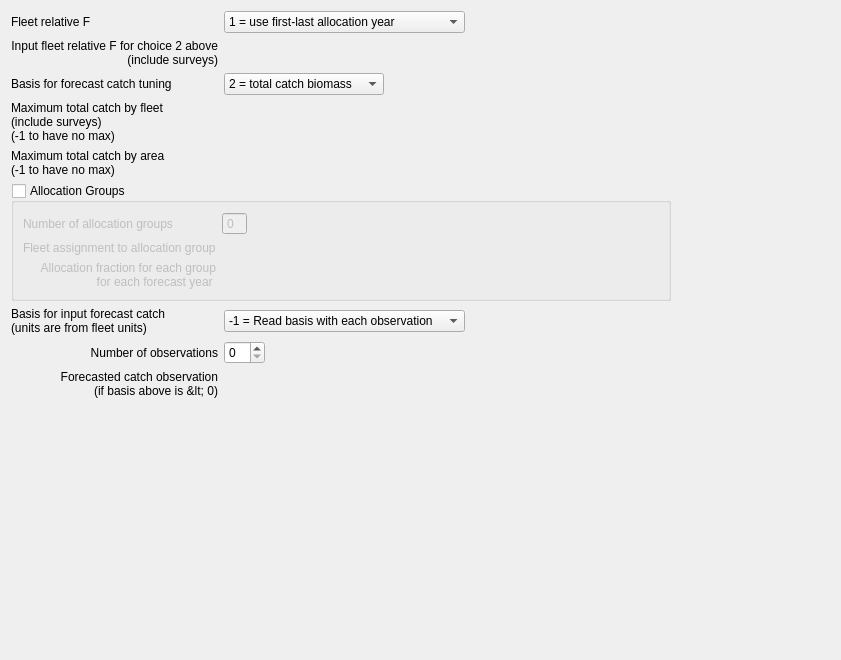
         <widget class="QWidget" name="scrollAreaWidgetContents_4">
          <property name="geometry">
           <rect>
            <x>0</x>
            <y>0</y>
            <width>841</width>
            <height>660</height>
           </rect>
          </property>
          <layout class="QVBoxLayout" name="verticalLayout_4">
           <item>
            <layout class="QGridLayout" name="gridLayout_fcast2">
             <item row="4" column="0">
              <widget class="QLabel" name="label_area_max">
               <property name="text">
                <string>Maximum total catch by area
(-1 to have no max) </string>
               </property>
              </widget>
             </item>
             <item row="8" column="0">
              <widget class="QLabel" name="label_input_catch_basis">
               <property name="text">
                <string>Basis for input forecast catch 
(units are from fleet units)</string>
               </property>
              </widget>
             </item>
             <item row="2" column="0">
              <widget class="QLabel" name="label_catch_tuning_basis">
               <property name="text">
                <string>Basis for forecast catch tuning</string>
               </property>
              </widget>
             </item>
             <item row="0" column="0">
              <widget class="QLabel" name="label_relF">
               <property name="text">
                <string>Fleet relative F</string>
               </property>
              </widget>
             </item>
             <item row="10" column="0">
              <widget class="QLabel" name="label_input_fixed_catch">
               <property name="text">
                <string>Forecasted catch observation
(if basis above is &lt; 0)</string>
               </property>
               <property name="alignment">
                <set>Qt::AlignRight|Qt::AlignTop|Qt::AlignTrailing</set>
               </property>
              </widget>
             </item>
             <item row="3" column="0">
              <widget class="QLabel" name="label_fleet_max">
               <property name="text">
                <string>Maximum total catch by fleet 
(include surveys) 
(-1 to have no max) </string>
               </property>
              </widget>
             </item>
             <item row="1" column="0">
              <widget class="QLabel" name="label_input_seas_relf">
               <property name="text">
                <string>Input fleet relative F for choice 2 above
(include surveys)</string>
               </property>
               <property name="alignment">
                <set>Qt::AlignRight|Qt::AlignTop|Qt::AlignTrailing</set>
               </property>
              </widget>
             </item>
             <item row="2" column="1" colspan="2">
              <layout class="QHBoxLayout" name="horizontalLayout_tuning_basis">
               <item>
                <widget class="QComboBox" name="comboBox_tuning_basis">
                 <property name="sizePolicy">
                  <sizepolicy hsizetype="Preferred" vsizetype="Fixed">
                   <horstretch>0</horstretch>
                   <verstretch>0</verstretch>
                  </sizepolicy>
                 </property>
                 <property name="minimumSize">
                  <size>
                   <width>160</width>
                   <height>0</height>
                  </size>
                 </property>
                 <item>
                  <property name="text">
                   <string>2 = total catch biomass</string>
                  </property>
                 </item>
                 <item>
                  <property name="text">
                   <string>3 = retained biomass</string>
                  </property>
                 </item>
                 <item>
                  <property name="text">
                   <string>5 = total catch number</string>
                  </property>
                 </item>
                 <item>
                  <property name="text">
                   <string>6 = retained number</string>
                  </property>
                 </item>
                </widget>
               </item>
               <item>
                <spacer name="horizontalSpacer_15">
                 <property name="orientation">
                  <enum>Qt::Horizontal</enum>
                 </property>
                 <property name="sizeHint" stdset="0">
                  <size>
                   <width>40</width>
                   <height>20</height>
                  </size>
                 </property>
                </spacer>
               </item>
              </layout>
             </item>
             <item row="8" column="1" colspan="2">
              <layout class="QHBoxLayout" name="horizontalLayout_input_catch_basis">
               <item>
                <widget class="QComboBox" name="comboBox_input_catch_basis">
                 <property name="sizePolicy">
                  <sizepolicy hsizetype="Preferred" vsizetype="Fixed">
                   <horstretch>1</horstretch>
                   <verstretch>0</verstretch>
                  </sizepolicy>
                 </property>
                 <item>
                  <property name="text">
                   <string>-1 = Read basis with each observation</string>
                  </property>
                 </item>
                 <item>
                  <property name="text">
                   <string>2 = Dead catch</string>
                  </property>
                 </item>
                 <item>
                  <property name="text">
                   <string>3 = Retained catch</string>
                  </property>
                 </item>
                 <item>
                  <property name="text">
                   <string>99 = Input harves rate (F)</string>
                  </property>
                 </item>
                </widget>
               </item>
               <item>
                <spacer name="horizontalSpacer_35">
                 <property name="orientation">
                  <enum>Qt::Horizontal</enum>
                 </property>
                 <property name="sizeHint" stdset="0">
                  <size>
                   <width>40</width>
                   <height>20</height>
                  </size>
                 </property>
                </spacer>
               </item>
              </layout>
             </item>
             <item row="9" column="0">
              <widget class="QLabel" name="label_fixed_catch_obs">
               <property name="text">
                <string>Number of observations</string>
               </property>
               <property name="alignment">
                <set>Qt::AlignRight|Qt::AlignTrailing|Qt::AlignVCenter</set>
               </property>
              </widget>
             </item>
             <item row="10" column="1" colspan="3">
              <layout class="QVBoxLayout" name="verticalLayout_catch_basis"/>
             </item>
             <item row="3" column="1" colspan="3">
              <layout class="QHBoxLayout" name="horizontalLayout_fleet_max"/>
             </item>
             <item row="4" column="1" colspan="3">
              <layout class="QHBoxLayout" name="horizontalLayout_area_max"/>
             </item>
             <item row="1" column="1" colspan="3">
              <layout class="QVBoxLayout" name="verticalLayout_seas_flt_relf"/>
             </item>
             <item row="0" column="1" colspan="2">
              <layout class="QHBoxLayout" name="horizontalLayout_relf">
               <item>
                <widget class="QComboBox" name="comboBox_fleet_relF">
                 <item>
                  <property name="text">
                   <string>1 = use first-last allocation year</string>
                  </property>
                 </item>
                 <item>
                  <property name="text">
                   <string>2 = read season(row) x fleet(col) below</string>
                  </property>
                 </item>
                </widget>
               </item>
               <item>
                <spacer name="horizontalSpacer_18">
                 <property name="orientation">
                  <enum>Qt::Horizontal</enum>
                 </property>
                 <property name="sizeHint" stdset="0">
                  <size>
                   <width>40</width>
                   <height>20</height>
                  </size>
                 </property>
                </spacer>
               </item>
              </layout>
             </item>
             <item row="5" column="0" colspan="4">
              <widget class="QGroupBox" name="groupBox_alloc_groups">
               <property name="title">
                <string>Allocation Groups</string>
               </property>
               <property name="checkable">
                <bool>true</bool>
               </property>
               <property name="checked">
                <bool>false</bool>
               </property>
               <layout class="QGridLayout" name="gridLayout">
                <item row="0" column="0" colspan="2">
                 <layout class="QGridLayout" name="gridLayout_group_assignment">
                  <item row="1" column="1" colspan="2">
                   <layout class="QHBoxLayout" name="horizontalLayout_assignment"/>
                  </item>
                  <item row="1" column="0">
                   <widget class="QLabel" name="label_alloc_assignment">
                    <property name="text">
                     <string>Fleet assignment to allocation group</string>
                    </property>
                   </widget>
                  </item>
                  <item row="0" column="0">
                   <widget class="QLabel" name="label_num_alloc_groups">
                    <property name="text">
                     <string>Number of allocation groups</string>
                    </property>
                   </widget>
                  </item>
                  <item row="0" column="1">
                   <widget class="QSpinBox" name="spinBox_num_alloc_groups">
                    <property name="readOnly">
                     <bool>true</bool>
                    </property>
                    <property name="buttonSymbols">
                     <enum>QAbstractSpinBox::NoButtons</enum>
                    </property>
                   </widget>
                  </item>
                  <item row="0" column="2">
                   <spacer name="horizontalSpacer_40">
                    <property name="orientation">
                     <enum>Qt::Horizontal</enum>
                    </property>
                    <property name="sizeHint" stdset="0">
                     <size>
                      <width>40</width>
                      <height>20</height>
                     </size>
                    </property>
                   </spacer>
                  </item>
                  <item row="2" column="0">
                   <layout class="QVBoxLayout" name="verticalLayout_alloc_grpfrac_label">
                    <item>
                     <widget class="QLabel" name="label_alloc_fraction">
                      <property name="text">
                       <string>Allocation fraction for each group
for each forecast year </string>
                      </property>
                      <property name="alignment">
                       <set>Qt::AlignRight|Qt::AlignTrailing|Qt::AlignVCenter</set>
                      </property>
                     </widget>
                    </item>
                   </layout>
                  </item>
                  <item row="2" column="1" colspan="2">
                   <layout class="QHBoxLayout" name="horizontalLayout_group_fractions"/>
                  </item>
                 </layout>
                </item>
               </layout>
              </widget>
             </item>
             <item row="8" column="3">
              <spacer name="horizontalSpacer_16">
               <property name="orientation">
                <enum>Qt::Horizontal</enum>
               </property>
               <property name="sizeHint" stdset="0">
                <size>
                 <width>40</width>
                 <height>20</height>
                </size>
               </property>
              </spacer>
             </item>
             <item row="8" column="4">
              <spacer name="horizontalSpacer_30">
               <property name="orientation">
                <enum>Qt::Horizontal</enum>
               </property>
               <property name="sizeHint" stdset="0">
                <size>
                 <width>40</width>
                 <height>20</height>
                </size>
               </property>
              </spacer>
             </item>
             <item row="9" column="1" colspan="2">
              <layout class="QHBoxLayout" name="horizontalLayout_5">
               <item>
                <widget class="QSpinBox" name="spinBox_fixed_catch_obs"/>
               </item>
               <item>
                <spacer name="horizontalSpacer_17">
                 <property name="orientation">
                  <enum>Qt::Horizontal</enum>
                 </property>
                 <property name="sizeHint" stdset="0">
                  <size>
                   <width>40</width>
                   <height>20</height>
                  </size>
                 </property>
                </spacer>
               </item>
              </layout>
             </item>
            </layout>
           </item>
           <item>
            <spacer name="verticalSpacer_6">
             <property name="orientation">
              <enum>Qt::Vertical</enum>
             </property>
             <property name="sizeHint" stdset="0">
              <size>
               <width>20</width>
               <height>40</height>
              </size>
             </property>
            </spacer>
           </item>
          </layout>
         </widget>
